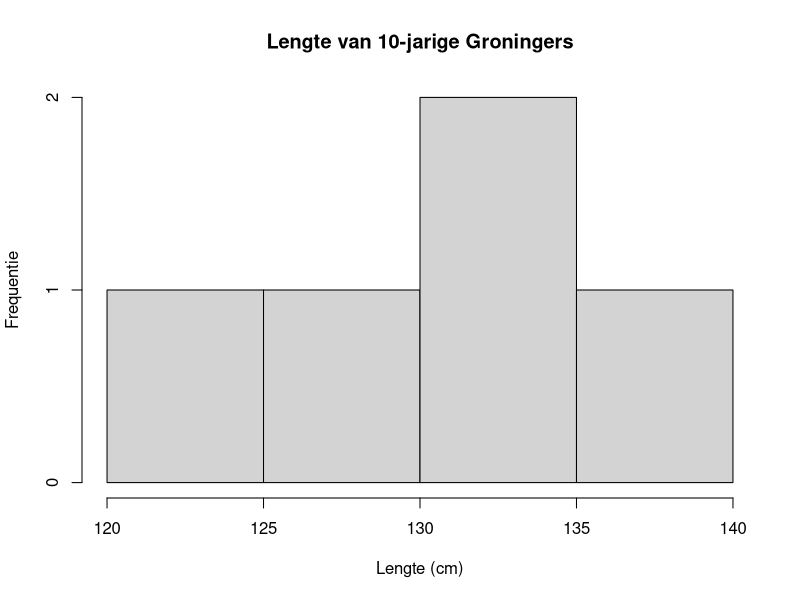
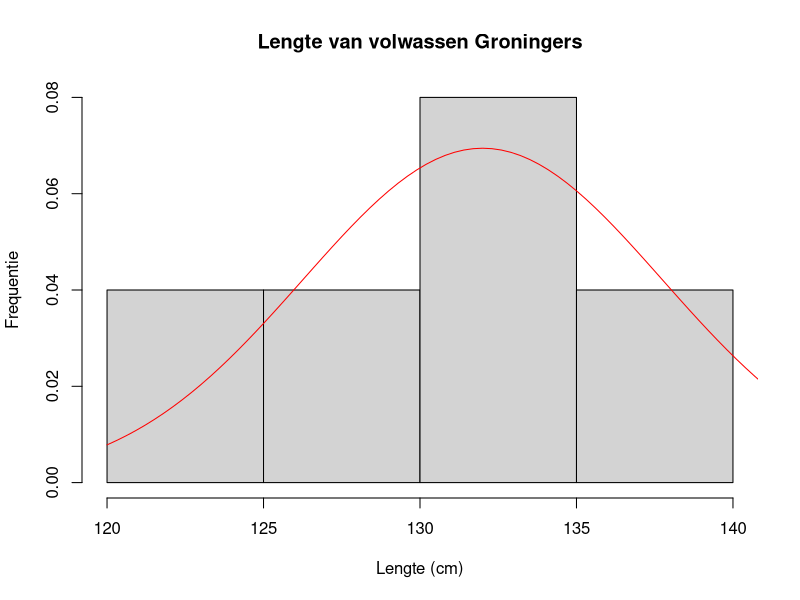

These charts were generated, in order, by the following R code: (Note: this script raises an error after producing the figures.)
## ---- chunk 1
L <- c(129, 139, 124, 133, 135)
## ---- chunk 2
hist(L, xlab = "Lengte (cm)", ylab = "Frequentie", main = "Lengte van 10-jarige Groningers")
## ---- chunk 3
y.av <- mean(L)
s <- sd(L)
cat("gemiddelde:", y.av, "// standaardeviatie:", s)
## ---- chunk 4
hist(L, xlab="Lengte (cm)", ylab="Frequentie", main="Lengte van volwassen Groningers", freq=F)
curve(dnorm(x, y.av, s), from=120, to=150, col="red", add=T)
## ---- chunk 5

## ---- chunk 6
BI = y.av + qt(c(0.025, 0.975), n-1) * s/sqrt(n)

cat("y.av = ", y.av, ", 95% BI = [", BI[1], ", ", BI[2],"] cm\n")
## ---- chunk 7
# Simulatie parameters:
mu <- 0
sigma <- 1
n <- 5
N <- 100   # begin met 100, dan 1000, dan 10 000

y <- rnorm(n*N, mean = mu, sd = sigma)      # maak random getallen (= meetwaarden)
data <- matrix(y, nrow = N)                 # plaats ze in een matrix (= tabel)
cat("Matrix met data:\n")
head(data)                                  # laat alleen de eerst paar regels zien
rownames(data) <- paste0("sample",1:N)
colnames(data) <- paste0("replica_",1:n)
cat("\nMatrix met data en rij- en kolomnamen:\n")
head(data)

y.avs <- apply(data, 1, mean)               # bereken per regel (= sample) het gemiddelde
sds <- apply(data, 1, sd)                   # bereken per regel (= sample) de standaarddeviatie
ns <- apply(data, 1, length)
s.avs <- sds/sqrt(ns)                       # bereken per regel (= sample) de s.e.m.
BIs <- qt(0.975, df=ns-1)*s.avs             # bereken per regel (= sample) het 95% betrouwbaarheidsinterval
onders <- y.avs - BIs                       # bereken per regel (= sample) de onder- en bovengrens van het 95% BI
bovens <- y.avs + BIs

# In welke samples ligt mu ONDER de ondergrens BI?  
cat("\n\nSamples met mu < ondergrens BI = ",names(onders[onders >= mu]))

# In welke samples ligt mu BOVEN de bovengrens BI? 
cat("\nSamples met mu > bovengrens BI = ",names(bovens[bovens <= mu]))

# Voor welke gemiddelden omvat het 95% BI NIET de waarde mu?
cat("\nSamples buiten het 95% BI = ",y.avs[onders >= mu | bovens <= mu])

# Voor welke samples omvat het 95% BI NIET de waarde mu?
cat("\nSamples buiten het 95% BI = ",names(y.avs[onders >= mu | bovens <= mu]))

# Bereken het aantal keren dat er een vals positive (FP) uitslag is (NB: F = 0, T = 1): 
n.FP <- sum(onders >=0 | bovens <=0)
cat("\n\nAantal vals positive uitslagen = ",n.FP)

# Bereken het percentage vals positive uitslagen:
p.FP <- n.FP/N                           
cat("\n\nPercentage vals positive uitslagen = ",p.FP)


# Maak een genormaliseerd histogram van de "meetwaarden"
hist(y, xlab = "y-waarde", ylab = "Frequentie", main = "Histogram van y-waarden", freq = F)
curve(dnorm(x, mu, sigma), from = -4, to = 4, n = 501, add = T, col = "red")

# Maak een genormaliseerd histogram van de "sample gemiddelden"
hist(y.avs, xlab = "Sample gemiddelde", ylab = "Frequentie", main = "Histogram van Sample gemiddelden", freq = F)
curve(dnorm(x, mu, sigma/sqrt(n)), from = -4, to = 4, n = 501, add = T, col = "red")

## ---- chunk 8
L <- c(173, 180, 169, 193, 177, 178, 169, 184, 188, 201, 192, 177, 174, 182, 189, 185, 
       187, 182, 173, 183, 191, 159, 202, 182, 179)
## ---- chunk 9

## ---- chunk 10

## ---- chunk 11
L.vrouw <- c(168, 162, 161, 175, 159, 155, 169, 171, 164, 165, 163, 172, 169, 171, 166, 
             168, 167, 165, 172, 167, 173, 158, 166, 169, 165)
L.man <-   c(175, 184, 191, 188, 179, 181, 183, 184, 194, 185, 195, 188, 176, 177, 184, 
             181, 188, 186, 197, 186, 179, 184, 185, 180, 183)
L <- c(L.vrouw, L.man)
## ---- chunk 12

## ---- chunk 13

## ---- chunk 14
y <- c(11, 12, 13, 12, 9, 15, 14, 11, 14)
## ---- chunk 15
boxplot(y, main = "Concentratie IgG", ylab = "Concentratie IgG (ng/dL)")
hist(y, main = "Histogram concentratie IgG", xlab = "Concentratie IgG (ng/dL)", ylab = "Frequentie")
## ---- chunk 16
y.av <- mean(y)
y.ord <- sort(y)
cat("Geordende data:\n")
print(y.ord)
y.med <- median(y)
cat("Gemiddelde concentratie = ",y.av," ng/dL, mediaan = ",y.med," ng/dL\n")
quartiles <- quantile(y, c(0.25, 0.75))
cat("Kwartielen:\n")
print(quartiles)
iqr <- IQR(y)
cat("IQR = ",iqr," ng/dL")
## ---- chunk 17
y.av = mean(y)
s = sd(y)
n = length(y)

cat("n = ", n, ", y.av = ",y.av, ", s = ", s, " ng/dL\n")

BI = y.av + qt(c(0.025, 0.975), n-1) * s/sqrt(n)

cat("y.av = ", y.av, ", 95% BI = [", BI[1], ", ", BI[2],"] ng/dL\n")
## ---- chunk 18
y <- c(2.9,	3.5,	6.5,	4.8,	4.9,	6.3,	5.2,	4.7,	3.6,	5.9)
## ---- chunk 19
hist(y, main = "Histogram gewicht olifanten", xlab = "Gewicht (ton)", ylab = "Frequentie")
## ---- chunk 20
y.av = mean(y)
s = sd(y)
n = length(y)

cat("n = ", n, ", y.av = ",y.av, ", s = ", s, " ton\n")

BI = y.av + qt(c(0.025, 0.975), n-1) * s/sqrt(n)

cat("y.av = ", y.av, ", 95% BI = [", BI[1], ", ", BI[2],"] ton\n")
## ---- chunk 21
# Simulatie parameters:
mu <- 0
sigma <- 1
n <- 5
N <- 10000   # begin met 100, dan 1000, dan 10 000
tplot <- 12.0

y <- rnorm(n*N, mean = mu, sd = sigma)      # maak random getallen (= meetwaarden)
data <- matrix(y, nrow = N)                 # plaats ze in een matrix (= tabel)
cat("Matrix met data:\n")
head(data)                                  # laat alleen de eerst paar regels zien
rownames(data) <- paste0("sample",1:N)
colnames(data) <- paste0("replica_",1:n)
cat("\nMatrix met data en rij- en kolomnamen:\n")
head(data)

y.avs <- apply(data, 1, mean)               # bereken per regel (= sample) het gemiddelde
sds <- apply(data, 1, sd)                   # bereken per regel (= sample) de standaarddeviatie
ns <- apply(data, 1, length)
s.avs <- sds/sqrt(ns)                       # bereken per regel (= sample) de s.e.m.
BIs <- qt(0.975, df=ns-1)*s.avs             # bereken per regel (= sample) het 95% betrouwbaarheidsinterval
onders <- y.avs - BIs                       # bereken per regel (= sample) de onder- en bovengrens van het 95% BI
bovens <- y.avs + BIs 
ts <- (y.avs - mu)/s.avs                    # bereken per regel (= sample) de sample t-waarde


# Maak een genormaliseerd histogram van de "meetwaarden"
hist(y, xlab = "y-waarde", ylab = "Kans", main = "Histogram van y-waarden", freq = F)
curve(dnorm(x, mu, sigma), from = -4, to = 4, n = 501, add = T, col = "red")

# Maak een genormaliseerd histogram van de "sample gemiddelden"
hist(y.avs, xlab = "Sample gemiddelde", ylab = "Kans", main = "Histogram van sample gemiddelden", freq = F)
curve(dnorm(x, mu, sigma/sqrt(n)), from = -4, to = 4, n = 501, add = T, col = "red")

# Maak een genomaliseerd histogram van de sample t-waarden:
hist(ts, breaks = 100, freq = F, 
     xlab = "Sample t-waarde", ylab = "Kans", main = "Histogram van sample t-waarden")
curve(dt(x, df = n-1), from = -tplot, to = tplot, col = "red", add = T)
curve(dnorm(x, 0, 1), from = -tplot, to = tplot, col = "blue", add = T)

## ---- chunk 22
# Simulatie parameters:
mu <- 0
sigma <- 1
n <- 50
N <- 10000   # begin met 100, dan 1000, dan 10 000
tplot <- 12.0

y <- rnorm(n*N, mean = mu, sd = sigma)      # maak random getallen (= meetwaarden)
data <- matrix(y, nrow = N)                 # plaats ze in een matrix (= tabel)
cat("Matrix met data:\n")
head(data)                                  # laat alleen de eerst paar regels zien
rownames(data) <- paste0("sample",1:N)
colnames(data) <- paste0("replica_",1:n)
cat("\nMatrix met data en rij- en kolomnamen:\n")
head(data)

y.avs <- apply(data, 1, mean)               # bereken per regel (= sample) het gemiddelde
sds <- apply(data, 1, sd)                   # bereken per regel (= sample) de standaarddeviatie
ns <- apply(data, 1, length)
s.avs <- sds/sqrt(ns)                       # bereken per regel (= sample) de s.e.m.
BIs <- qt(0.975, df=ns-1)*s.avs             # bereken per regel (= sample) het 95% betrouwbaarheidsinterval
onders <- y.avs - BIs                       # bereken per regel (= sample) de onder- en bovengrens van het 95% BI
bovens <- y.avs + BIs 
ts <- (y.avs - mu)/s.avs                    # bereken per regel (= sample) de sample t-waarde


# Maak een genormaliseerd histogram van de "meetwaarden"
hist(y, xlab = "y-waarde", ylab = "Kans", main = "Histogram van y-waarden", freq = F)
curve(dnorm(x, mu, sigma), from = -4, to = 4, n = 501, add = T, col = "red")

# Maak een genormaliseerd histogram van de "sample gemiddelden"
hist(y.avs, xlab = "Sample gemiddelde", ylab = "Kans", main = "Histogram van sample gemiddelden", freq = F)
curve(dnorm(x, mu, sigma/sqrt(n)), from = -4, to = 4, n = 501, add = T, col = "red")

# Maak een genomaliseerd histogram van de sample t-waarden:
hist(ts, breaks = 100, freq = F, 
     xlab = "Sample t-waarde", ylab = "Kans", main = "Histogram van sample t-waarden")
curve(dt(x, df = n-1), from = -tplot, to = tplot, col = "red", add = T)
curve(dnorm(x, 0, 1), from = -tplot, to = tplot, col = "blue", add = T)

## ---- chunk 23
y <- c(2.9,	3.5,	6.5,	4.8,	4.9,	6.3,	5.2,	4.7,	3.6,	5.9)
## ---- chunk 24
boxplot(y, main = "Gewicht olifanten", ylab = "Gewicht (ton)")
## ---- chunk 25
# Uit vraag:
mu = 4.5

y.av = mean(y)
s = sd(y)
n = length(y)

# Sample t-waarde:
t = (y.av - mu)/(s/sqrt(n))
# Kritische t-waarde (2-zijdig): Is gemiddelde anders dan 4.5 ton?
t.krit.2 = qt(0.975, n-1)
# Kritische t-waarde (1-zijdig, links):Is gemiddelde lager dan 4.5 ton?
t.krit.1.L = qt(0.05, n-1)
# Kritische t-waarde (1-zijdig, rechts): Is gemiddelde hoger dan 4.5 ton?
t.krit.1.R = qt(0.95, n-1)
cat("Sample t = ",t,"\n")
cat("t.krit.2 = ",t.krit.2,", t.krit.1.L = ",t.krit.1.L,", t.krit.1.R = ",t.krit.1.R,"\n")

## ---- chunk 26
t.test(y, mu = 4.5, alternative = "two.sided")
## ---- chunk 27
t.test(y, mu = 4.5, alternative = "greater")
## ---- chunk 28
t.test(y, mu = 4.5, alternative = "less")
## ---- chunk 29
y <- c(18, 17, 15, 16, 19, 15, 16, 16, 14, 17, 16, 19, 14, 21, 17, 18)
## ---- chunk 30

## ---- chunk 31
t.test(y, mu = 15, alternative = "greater")
## ---- chunk 32
t.test(y, mu = 15, alternative = "less")
## ---- chunk 33
y <- c(2.9, 3.5, 6.5, 4.8, 4.9, 6.3, 5.2, 4.7, 3.6, 5.9, 
       2.4, 2.1, 3.5, 3.6, 4.7, 3.5, 2.1, 3.2, 2.9, 1.7)
## ---- chunk 34
boxplot(y, main = "Vochtgehalte poedermelk", ylab = "Vochtgehalte (%)")
## ---- chunk 35
t.test(y, mu = 4.5)
## ---- chunk 36
t.test(y, mu = 4.5, alternative = "greater")
## ---- chunk 37
t.test(y, mu = 4.5, alternative = "less")
